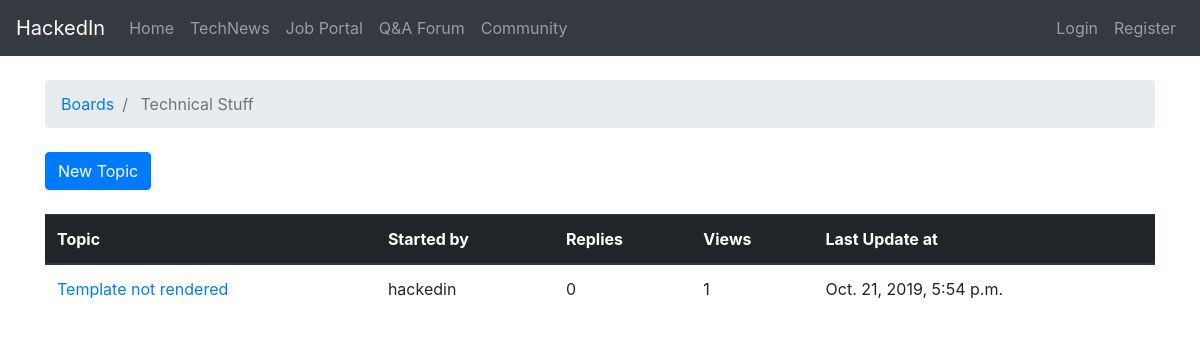
Screenshot of /forums/boards/2/ with the database file from the repository.
### forums/models.py (models this page shows, shortened)
class Board(models.Model):
    name = models.CharField(max_length=30, unique=True)
    description = models.CharField(max_length=100)

class Topic(models.Model):
    subject = models.CharField(max_length=256)
    last_updated = models.DateTimeField(auto_now_add=True)
    board = models.ForeignKey(
        Board,
        on_delete=models.CASCADE,
        related_name='topics',
    )
    starter = models.ForeignKey(
        settings.AUTH_USER_MODEL,
        on_delete=models.CASCADE,
        related_name='topics',
    )
    views = models.PositiveIntegerField(default=0)
    def get_absolute_url(self):
        return reverse('topic_posts', kwargs={
            'pk': self.board.pk,
            'topic_pk': self.pk
        })

### forums/views.py (the view)
# urls.py: path('boards/<int:pk>/', views.TopicListView.as_view(), name='board_topics'),
class TopicListView(ListView):
    model = Topic
    context_object_name = 'topics'
    template_name = 'forums/board_topics.html'
    paginate_by = 5
    def get_queryset(self):
        self.board = get_object_or_404(Board, pk=self.kwargs.get('pk'))
        queryset = self.board.topics.order_by('-last_updated').annotate(replies=Count('posts') - 1)
        return queryset
    def get_context_data(self, **kwargs):
        context = super().get_context_data(**kwargs)
        context['board'] = self.board
        return context

### forums/templates/forums/board_topics.html (shortened to what this page needs)
{% extends 'forums/base.html' %}
{% block breadcrumb %}
<li class="breadcrumb-item">
    <a href="{% url 'home' %}">Boards</a>
</li>
<li class="breadcrumb-item active">
    {{ board.name }}
</li>
{% endblock %}
{% block content %}
<div class="mb-4">
    <a href="{% url 'new_topic' board.pk %}" class="btn btn-primary">
        New Topic
    </a>
</div>
<table class="table">
    <thead class="thead-dark">
        <tr>
            <th>Topic</th>
            <th>Started by</th>
            <th>Replies</th>
            <th>Views</th>
            <th>Last Update at</th>
        </tr>
    </thead>
    <tbody>
        {% for topic in topics %}
            <tr>
                <td>
                    <a href="{{ topic.get_absolute_url }}">
                        {{ topic.subject }}
                    </a>
                </td>
                <td>{{ topic.starter.username }}</td>
                <td class="align-middle">{{ topic.replies }}</td>
                <td class="align-middle">{{ topic.views }}</td>
                <td>{{ topic.last_updated }}</td>
            </tr>
        {% endfor %}
    </tbody>
</table>
{% endblock %}

### rows the page displays
Board: name "Technical Stuff"
Topic: subject "Template not rendered", starter.username "hackedin", replies "0", views "1", last_updated "Oct. 21, 2019, 5:54 p.m."
